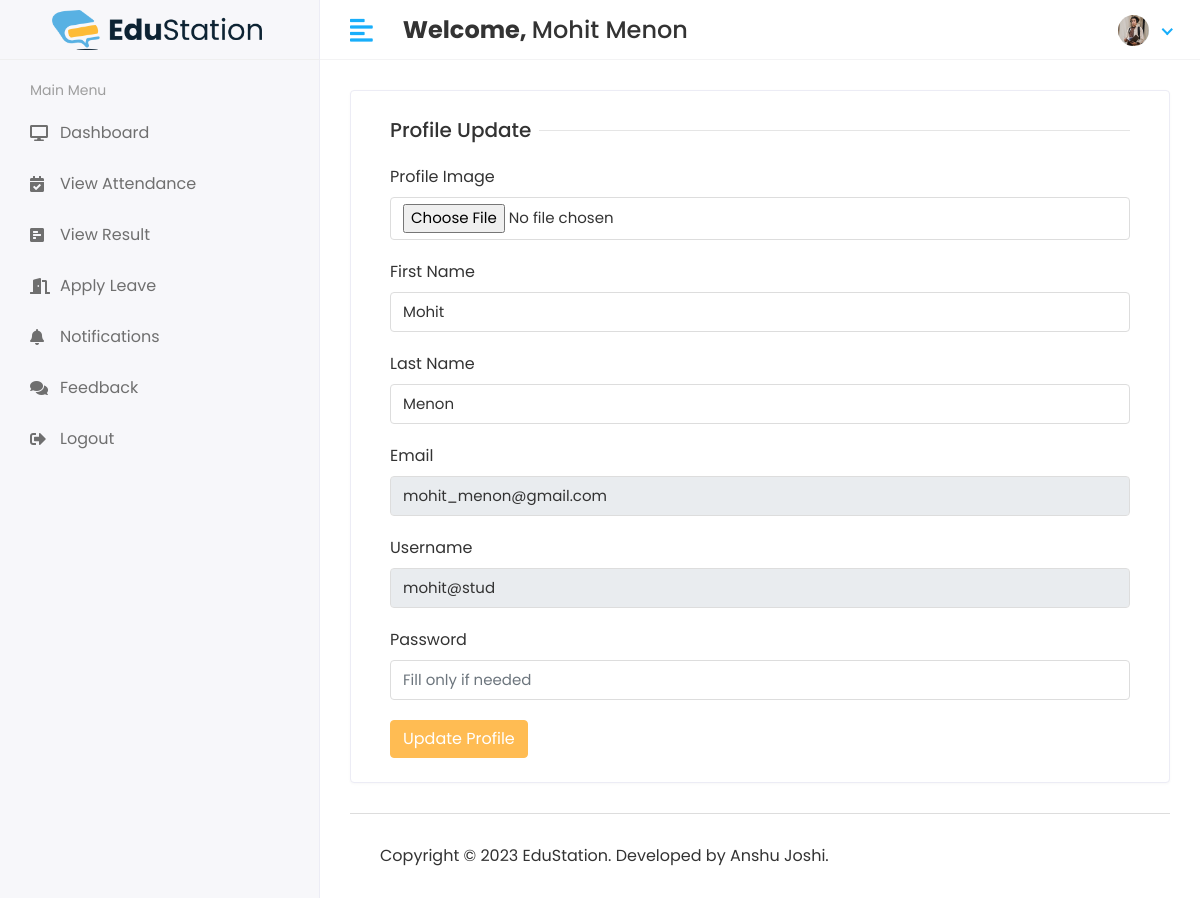
The page /profile (signed in) on the database its author committed.
### app/models.py (models this page shows)
class CustomUser(AbstractUser):
    user_type_data = (
        (1, "HOD"),
        (2, "Staff"),
        (3, "Student")
    )
    user_type = models.CharField(default=1, choices=user_type_data, max_length=10)
    profile_pic = models.ImageField(upload_to='media/profile_pic')

### student_management_system/views.py (the view)
# urls.py: path('profile', views.PROFILE, name='profile'),
@login_required(login_url='/')
def PROFILE(request):
    user = CustomUser.objects.get(id=request.user.id)
    context = {
        'user': user
    }
    return render(request, 'profile.html', context)

### templates/profile.html (shortened to what this page needs)
{% extends 'base.html' %}
{% block main_content %}
<div class="row">
   <div class="col-sm-12">
      <div class="card">
         <div class="card-body">
            <form method="post" action="{% url 'profile_update' %}" enctype="multipart/form-data">
                  <div class="col-12">
                     <h5 class="form-title"><span>Profile Update</span></h5>
                  </div>
                  <div class="col-12 col-sm-17">
                     <div class="form-group">
                        <label>Profile Image</label>
                        <input type="file" class="form-control" name="profile_pic">
                     </div>
                  </div>
                  <div class="col-12 col-sm-17">
                     <div class="form-group">
                        <label>First Name</label>
                        <input type="text" class="form-control" name="first_name" value="{{user.first_name}}">
                     </div>
                  </div>
                  <div class="col-12 col-sm-17">
                     <div class="form-group">
                        <label>Last Name</label>
                        <input type="text" class="form-control" name="last_name" value="{{user.last_name}}">
                     </div>
                  </div>
                <div class="col-12 col-sm-17">
                     <div class="form-group">
                        <label>Email</label>
                        <input type="text" class="form-control" value="{{user.email}}" name="email" readonly>
                     </div>
                  </div>
                <div class="col-12 col-sm-17">
                     <div class="form-group">
                        <label>Username</label>
                        <input type="text" class="form-control" value="{{user.username}}" name="username" readonly>
                     </div>
                  </div>
                <div class="col-12 col-sm-17">
                     <div class="form-group">
                        <label>Password</label>
                        <input type="password" class="form-control" name="password" placeholder="Fill only if needed">
                     </div>
                  </div>
                  <div class="col-12">
                     <button type="submit" class="btn btn-primary">Update Profile</button>
                  </div>
            </form>
         </div>
      </div>
   </div>
</div>
{% endblock main_content %}

### templates/includes/header.html (shortened to what this page needs)
{% load static %}
<div class="main-wrapper">
         <div class="header">
            <div class="header-left">
               <a href="index.html" style="padding: 2rem;" class="logo">
               <img src="{% static 'assets/img/es-logo.png' %}" alt="Logo">
               </a>
            </div>
            <a href="javascript:void(0);" id="toggle_btn">
            <i class="fas fa-align-left"></i>
            </a>
            <div class="top-nav-search mt-3">
               <h4><strong>Welcome, </strong><span>{{user.first_name}} {{ user.last_name }}</span></h4>
            </div>
            <ul class="nav user-menu">
               <li class="nav-item dropdown has-arrow">
                  <a href="#" class="dropdown-toggle nav-link" data-toggle="dropdown">
                  <span class="user-img">
                     {% if user.profile_pic == "" %}
                        <span class="user-img"><img class="rounded-circle" src="{% static 'assets/img/noimg.png' %}" width="31" alt="User Image"></span>
                     {% else %}
                        <span class="user-img"><img class="rounded-circle" src="/{{user.profile_pic}}" width="31" alt="User Image"></span>
                     {% endif %}
                  </span>
                  </a>
               </li>
            </ul>
         </div>

### static/assets/css/style.css (style rules this page uses)
html { height: 100%; }
body { background-color: #fff; color: #333; font-family: 'Poppins', sans-serif; font-size: 1rem; height: 100%; line-height: 1.5; overflow-x: hidden; }
h1, h2, h3, h4, h5, h6 { font-family: 'Poppins', sans-serif; margin-top: 0; }
.form-control { border: 1px solid #ddd; box-shadow: none; color: #333; font-size: 15px; height: 40px; }
a { color: #009ce7; }
input, button, a { transition: all 0.4s ease; -moz-transition: all 0.4s ease; -o-transition: all 0.4s ease; -ms-transition: all 0.4s ease; -webkit-transition: all 0.4s ease; }
input, input:focus, button, button:focus { outline: none; }
input[type="file"] { height: auto; min-height: calc(1.5em + .75rem + 2px); }
input[type=text], input[type=password] { -webkit-appearance: none; -moz-appearance: none; appearance: none; }
.form-group { margin-bottom: 1.25rem; }
ul, ol { padding: 0px; list-style: none; }
.btn-primary { background-color: #FFBC53; border: 1px solid #FFBC53; }
.card { border: 1px solid #ececf5; box-shadow: 0 1px 3px 0 rgba(0, 0, 0, 0.03); margin-bottom: 1.875rem; }
.card-body { padding: 1.5rem; }
.header { background-color: #fff; border-bottom: 1px solid #f3f3f4; left: 0; position: fixed; right: 0; top: 0; z-index: 1001; height: 60px; }
.header .header-left { float: left; height: 60px; padding: 0 20px; position: relative; width: 320px; z-index: 1; transition: all 0.2s ease-in-out; background-color: #f7f7fa; border-bottom: 1px solid #efefef; border-right: 1px solid #ececf5; display: flex; align-items: center; }
.header .header-left .logo { display: inline-block; line-height: 60px; }
.header .header-left .logo img { max-height: 40px; width: auto; }
.header .dropdown-toggle:after { display: none; }
.header .has-arrow .dropdown-toggle:after { border-top: 0; border-left: 0; border-bottom: 2px solid #18aefa; border-right: 2px solid #18aefa; content: ''; height: 8px; display: inline-block; pointer-events: none; -webkit-transform-origin: 66% 66%; -ms-transform-origin: 66% 66%; transform-origin: 66% 66%; -webkit-transform: rotate(45deg); -ms-transform: rotate(45deg); transform: rotate(45deg); -webkit-transition: all 0.15s ease-in-out; transition: all 0.15s ease-in-out; width: 8px; vertical-align: 0px; }
.user-menu { float: right; margin: 0; position: relative; z-index: 99; padding-right: 15px; }
.user-menu.nav > li > a { color: #a0a0a0; font-size: 14px; line-height: 58px; padding: 0 15px; height: 60px; }
.user-img { margin-right: 3px; position: relative; }
.top-nav-search { float: left; margin-left: 15px; }
.main-wrapper { width: 100%; height: 100vh; min-height: 100vh; }
.form-title { width: 100%; max-width: 100%; padding: 0; font-size: 1.25rem; font-weight: 500; line-height: inherit; color: #333; white-space: normal; position: relative; display: block; margin-bottom: 20px; }
.form-title:before { content: ""; position: absolute; left: 0px; right: 0px; height: 1px; top: 50%; background-color: rgba(0, 0, 0, 0.1); }
.form-title span { padding: 0px 0.5rem 0 0; background-color: #fff; display: inline-block; z-index: 2; position: relative; }
@media (min-width: 992px) { #toggle_btn { align-items: center; color: #18aefa; display: inline-flex; float: left; font-size: 26px; height: 60px; justify-content: center; margin-left: 15px; padding: 0 15px; } }

### rows shown on the page
CustomUser: first_name "Mohit", last_name "Menon", profile_pic (picture), email "mohit_menon@gmail.com", username "mohit@stud"
